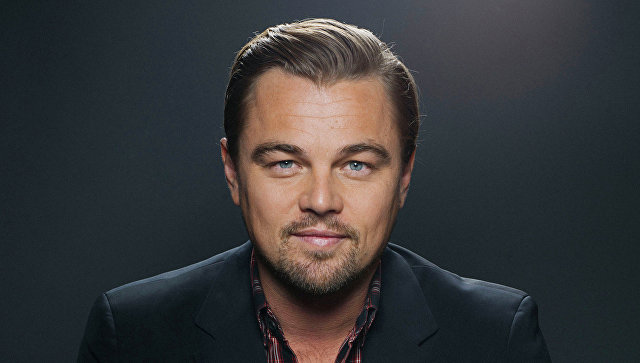
#> input picture FacialRecognition/input/123.jpg, 640 x 363 px, given in place of input123.jpg, which was not available
$ python 01_face_dataset.py
#> lines starting #> are read from the running program, lines starting #| are printed output that depends on the picture; after the words box and inside, x2 and y2 are one past the last pixel; in counts of white or black regions, pixels touching at a corner belong together; pictures that were not available may be replaced by others from this repository, and a replacement may not be noted
import re

import cv2
import os
import numpy as np
from PIL import Image

id = 1
count = 10
dirPath = ""
listFiles = []

for (dirPath, dirnames, filenames) in os.walk(
        # "C:/Users/Ichanskiy/PycharmProjects/FaceIdWebCam/FacialRecognition/input/"):
        "D:/Diplom/testing/input/"):
    listFiles = filenames
    print(list)
    print(dirPath)
    print(dirnames)
    break

face_detector = cv2.CascadeClassifier('haarcascade_frontalface_default.xml')

listFiles.sort(reverse=True)
for fileName in listFiles:
    im = Image.open(dirPath + fileName)
#> im is the input picture: PIL image 640x363 RGB; mean R, G, B 55.7, 55.8, 57.2
    idImage = fileName.replace(".jpg", "")
    idImage = re.findall("\d+", idImage)[0]
    im2arr = np.array(im)

    img = cv2.flip(im2arr, 1)  # flip video image vertically
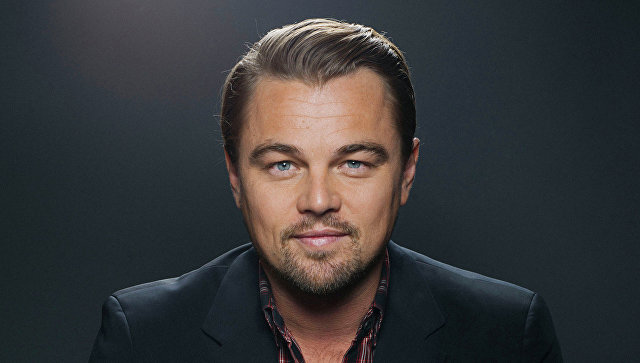
#> img: shape (363, 640, 3); mean R, G, B 55.7, 55.8, 57.2
    gray = cv2.cvtColor(img, cv2.COLOR_BGR2GRAY)
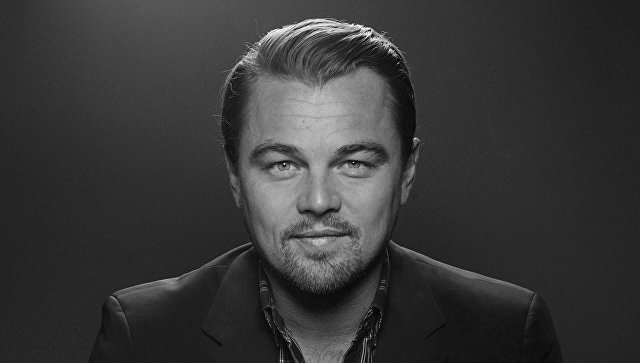
#> gray: shape (363, 640); min 0, max 254, mean 56
    faces = face_detector.detectMultiScale(gray, 1.3, 5)
#> faces = [[224, 89, 187, 187]]

    for i in range(1, count):
        for (x, y, w, h) in faces:
            cv2.rectangle(img, (x, y), (x + w, y + h), (255, 0, 0), 2)
            # Save the captured image into the datasets folder
            # cv2.imwrite("C:/Users/Ichanskiy/PycharmProjects/FaceIdWebCam/FacialRecognition/dataset/" + str(
            cv2.imwrite("D:/Diplom/testing/dataset/" + str(
                idImage) + '.' + str(i) + ".jpg", gray[y:y + h, x:x + w])
#> this loop made 9 passes
#> pass 1, `cv2.imwrite("D:/Diplom/testing/dataset/" + str( idImage) + '.' + str(i..`:
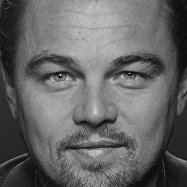
#> saved as 123.1.jpg: shape (187, 187); min 1, max 252, mean 101.4
#> after the loop:
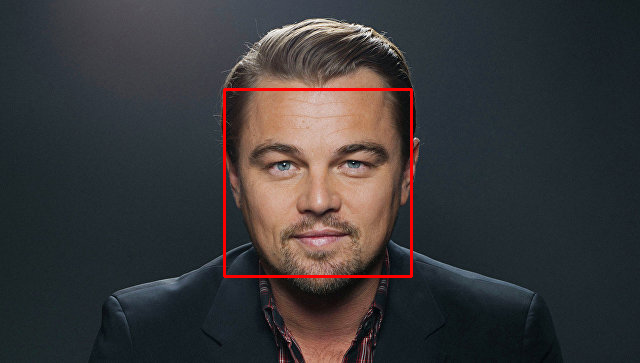
#> img: shape (363, 640, 3); 0.96% of pixels changed, all inside (x1, y1, x2, y2) = (223, 88, 413, 278)
            # count += 1
    id = id + 1
